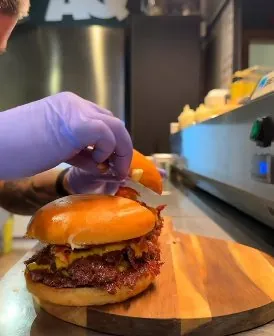
#> input picture dist/img/assemble.webp, 274 x 336 px
$ python bands.py ../../../dist/img/assemble.webp
#> lines starting #> are read from the running program, lines starting #| are printed output that depends on the picture
#!/usr/bin/env python3
"""Ajutor pentru exploded.png: arata randurile ocupate (straturi) in % din inaltime.
Straturile care se ating (ex. branza peste carne) apar unite: le imparti de mana in products.json.
  python3 ux/tools/bands.py assets/gen/double-bacon/exploded.png"""
import sys
from PIL import Image
import numpy as np
im = Image.open(sys.argv[1]).convert("RGB")
#> im is the input picture: PIL image 274x336 RGB; mean R, G, B 125.8, 96.8, 77.5
a = np.asarray(im.resize((im.width // 4, im.height // 4))).max(axis=2)
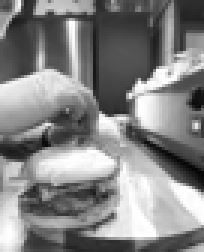
#> a: shape (84, 68) (shown 3 times larger); min 5, max 255, mean 132.4
rows = (a > 55).sum(axis=1) > a.shape[1] * 0.01
runs, s = [], None
for y, v in enumerate(rows):
    if v and s is None: s = y
    if not v and s is not None: runs.append([s, y]); s = None
#> this loop made 84 passes
#> after the loop, runs = []; s = 0
if s is not None: runs.append([s, len(rows)])
m = []
for r in runs:
    if m and r[0] - m[-1][1] < a.shape[0] * 0.006: m[-1][1] = r[1]
    else: m.append(r)
#> this loop made 1 pass
#> r on pass 1: [0, 84]
#> after the loop, m = [[0, 84]]
H = a.shape[0]
#> H = 84
cols = np.where((a > 55).any(axis=0))[0]
#> cols = 68 values from 0 to 67
print(f"{len(m)} straturi detectate; continut pe latime {cols.min()/a.shape[1]:.2f}-{cols.max()/a.shape[1]:.2f}; aspect imagine {im.width/im.height:.3f}")
#| 1 straturi detectate; continut pe latime 0.00-0.99; aspect imagine 0.815
for i, (x, y) in enumerate(m):
    print(f"  {i}: {x/H*100:5.1f} - {y/H*100:5.1f}")
#> this loop made 1 pass
#|   0:   0.0 - 100.0
bounds = [0] + [round((m[i][1] + m[i + 1][0]) / 2 / H * 100, 2) for i in range(len(m) - 1)] + [100]
#> bounds = [0, 100]
print("granite (punct de pornire pentru band):", bounds)
#| granite (punct de pornire pentru band): [0, 100]

$ run again, on dist/img/press.webp
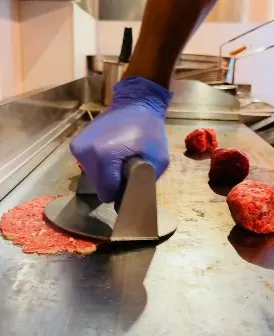
#> input picture dist/img/press.webp, 274 x 336 px
#> im is the input picture: PIL image 274x336 RGB; mean R, G, B 160.6, 135.3, 121
#> `a = np.asarray(im.resize((im.width // 4, im.height // 4))).max(axis=2)`:
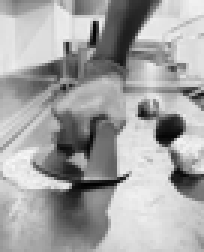
#> a: shape (84, 68) (shown 3 times larger); min 1, max 247, mean 163.7
#> the loop `for y, v in enumerate(rows):` made 84 passes
#> after the loop `for y, v in enumerate(rows):`: runs = []; s = 0
#> the loop `for r in runs:` made 1 pass
#> r on pass 1: [0, 84]
#> after the loop `for r in runs:`: m = [[0, 84]]
#> cols = 68 values from 0 to 67
#| 1 straturi detectate; continut pe latime 0.00-0.99; aspect imagine 0.815
#> the loop `for i, (x, y) in enumerate(m):` made 1 pass
#> (printed output is left out)
#> bounds = [0, 100]
#| granite (punct de pornire pentru band): [0, 100]
